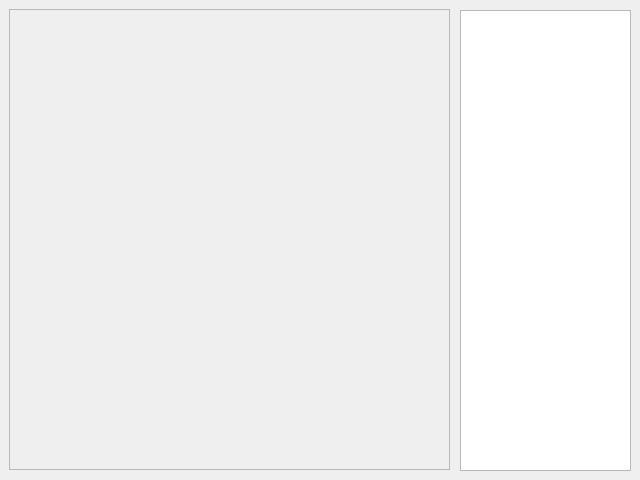
<?xml version="1.0" encoding="UTF-8"?>
<ui version="4.0">
 <class>AppForm</class>
 <widget class="QWidget" name="AppForm">
  <property name="geometry">
   <rect>
    <x>0</x>
    <y>0</y>
    <width>640</width>
    <height>480</height>
   </rect>
  </property>
  <property name="windowTitle">
   <string>Form</string>
  </property>
  <widget class="QScrollArea" name="scrollArea">
   <property name="geometry">
    <rect>
     <x>9</x>
     <y>9</y>
     <width>441</width>
     <height>461</height>
    </rect>
   </property>
   <property name="widgetResizable">
    <bool>true</bool>
   </property>
   <widget class="QWidget" name="scrollAreaWidgetContents">
    <property name="geometry">
     <rect>
      <x>0</x>
      <y>0</y>
      <width>439</width>
      <height>459</height>
     </rect>
    </property>
   </widget>
  </widget>
  <widget class="QColumnView" name="columnView">
   <property name="geometry">
    <rect>
     <x>460</x>
     <y>10</y>
     <width>171</width>
     <height>461</height>
    </rect>
   </property>
  </widget>
 </widget>
 <resources/>
 <connections/>
</ui>
